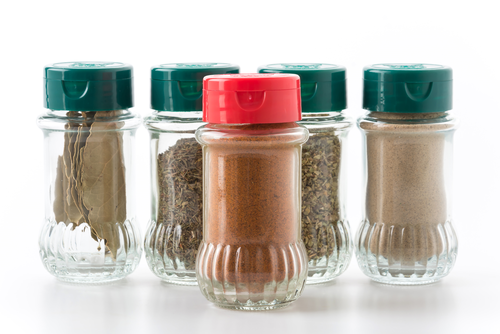
#> input picture images/original.png, 500 x 334 px
$ jupyter execute prewitt_mask.ipynb
#> lines starting #> are read from the running program, lines starting #| are printed output that depends on the picture
[cell 1]
import cv2
import numpy as np
import scipy.signal as sig

[cell 2]
originalImage = cv2.imread("../images/original.png",0)
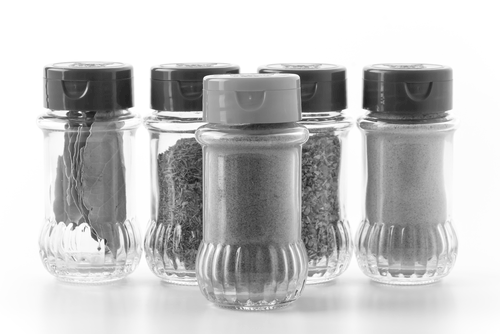
#> originalImage: shape (334, 500); min 28, max 255, mean 195.3
normalizedImage = np.true_divide(originalImage, 255, dtype=np.float64)

[cell 3]
def prewitt_edge_detection(image):
    maskX = np.array([[-1,0,1],[-1,0,1],[-1,0,1]])
    maskY = np.array([[-1,-1,-1],[0,0,0],[1,1,1]])

    prewittx = sig.convolve2d(image, maskX)
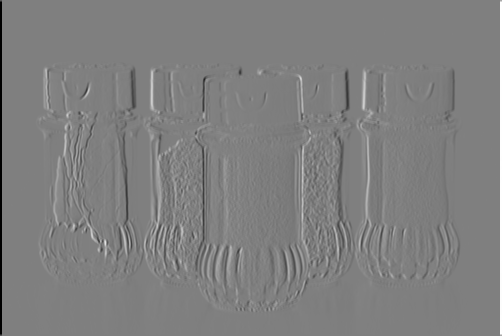
#> prewittx: shape (336, 502) float64; min -3, max 3, mean 2.13e-18; drawn with min black and max white
    prewitty = sig.convolve2d(image, maskY)
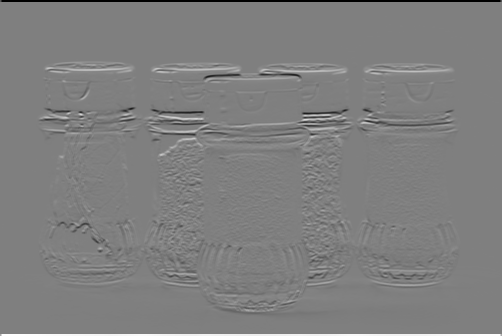
#> prewitty: shape (336, 502) float64; min -3, max 3, mean 1.08e-17; drawn with min black and max white
    prewitt = np.add(prewittx, prewitty)
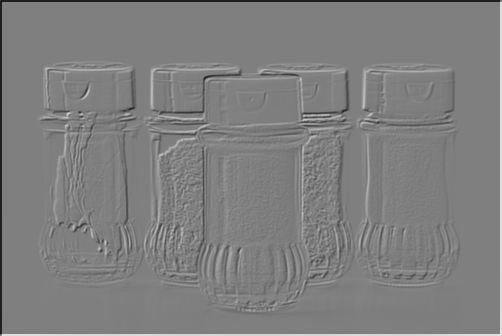
#> prewitt: shape (336, 502) float64; min -4, max 4, mean 1.62e-17; drawn with min black and max white

    cv2.imshow("Prewitt Edge Detection", np.hstack((prewittx, prewitty,prewitt)))
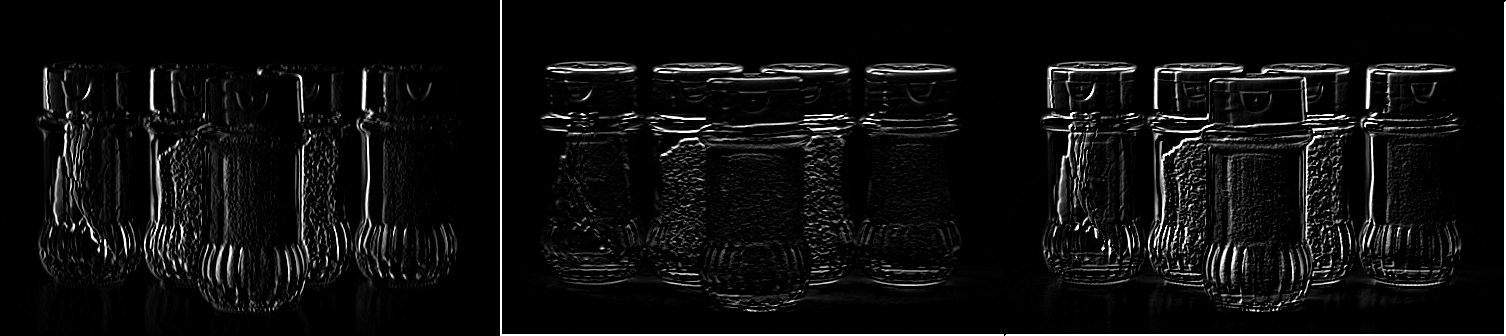
#> window 'Prewitt Edge Detection': shape (336, 1506); min 0, max 255, mean 14.1
    cv2.waitKey(0)
    cv2.destroyAllWindows()

$ run again, with images/abstract-1296713_1280.png copied over images/original.png
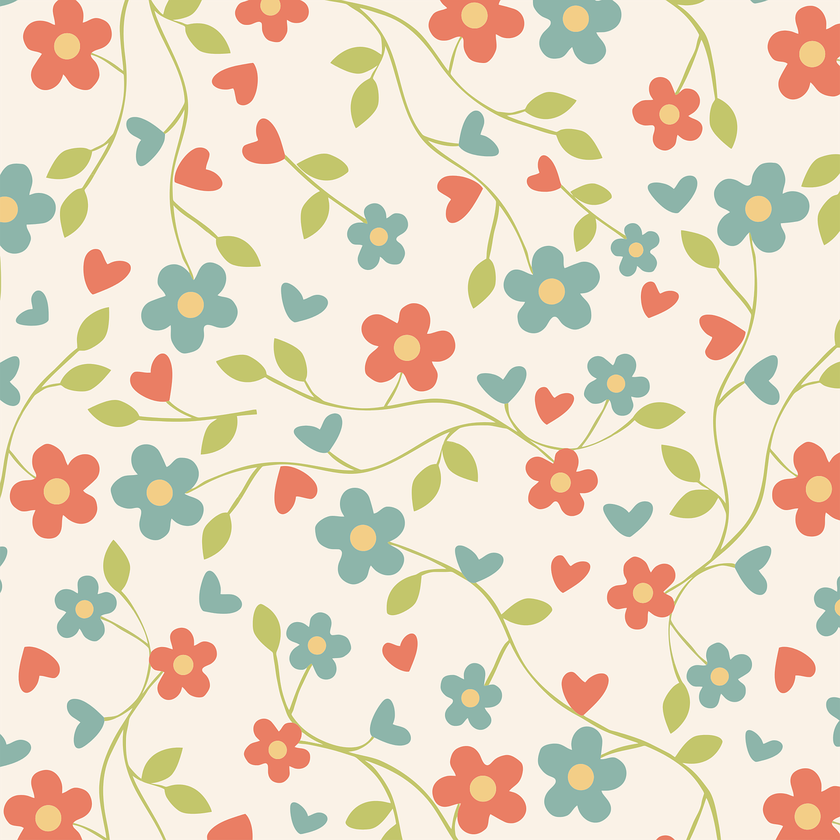
#> input picture images/abstract-1296713_1280.png, 840 x 840 px, shrunk from 1280 x 1280 before the run
#> in prewitt_edge_detection, `prewitty = sig.convolve2d(image, maskY)`:
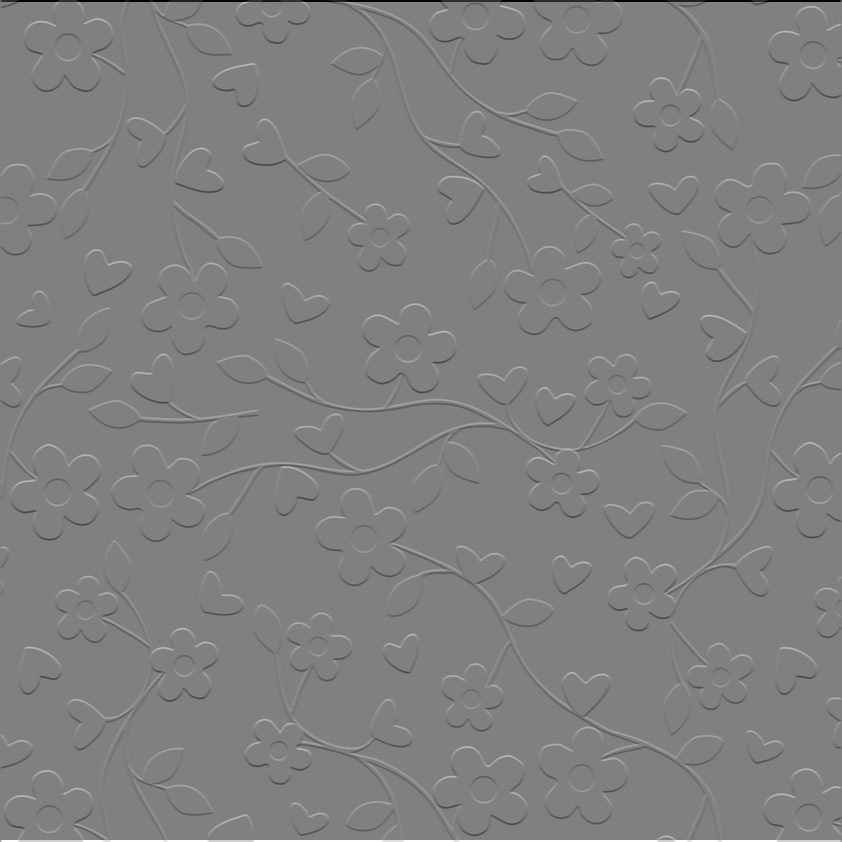
#> prewitty: shape (842, 842) float64; min -2.93, max 2.89, mean 1.44e-16; drawn with min black and max white
#> in prewitt_edge_detection, `cv2.imshow("Prewitt Edge Detection", np.hstack((prewittx, prewitty,pre..`:
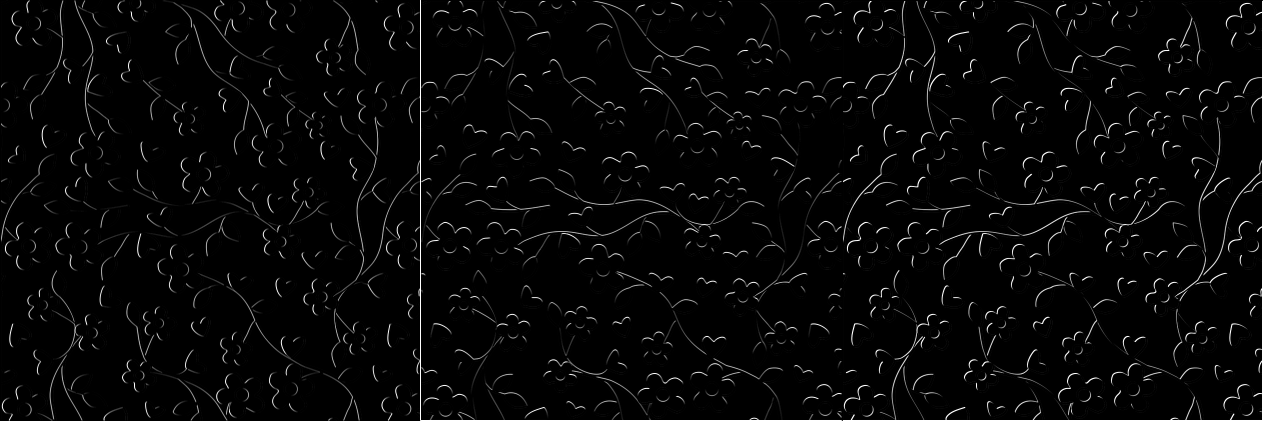
#> window 'Prewitt Edge Detection': shape (842, 2526) (shown at 1/2 size); min 0, max 255, mean 7.3

$ run again, with images/theory-still-04.png copied over images/original.png
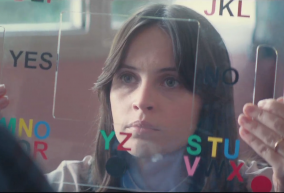
#> input picture images/theory-still-04.png, 284 x 193 px
#> in prewitt_edge_detection, `prewitt = np.add(prewittx, prewitty)`:
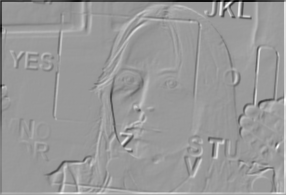
#> prewitt: shape (195, 286) float64; min -3.05, max 2.02, mean 4.08e-18; drawn with min black and max white
#> in prewitt_edge_detection, `cv2.imshow("Prewitt Edge Detection", np.hstack((prewittx, prewitty,pre..`:
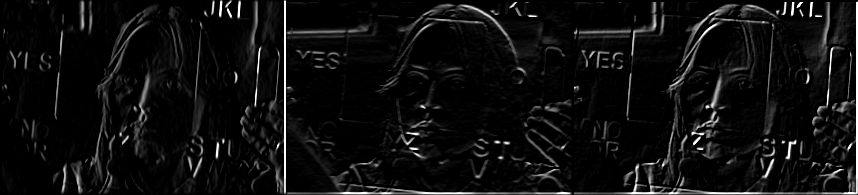
#> window 'Prewitt Edge Detection': shape (195, 858); min 0, max 255, mean 14.8
